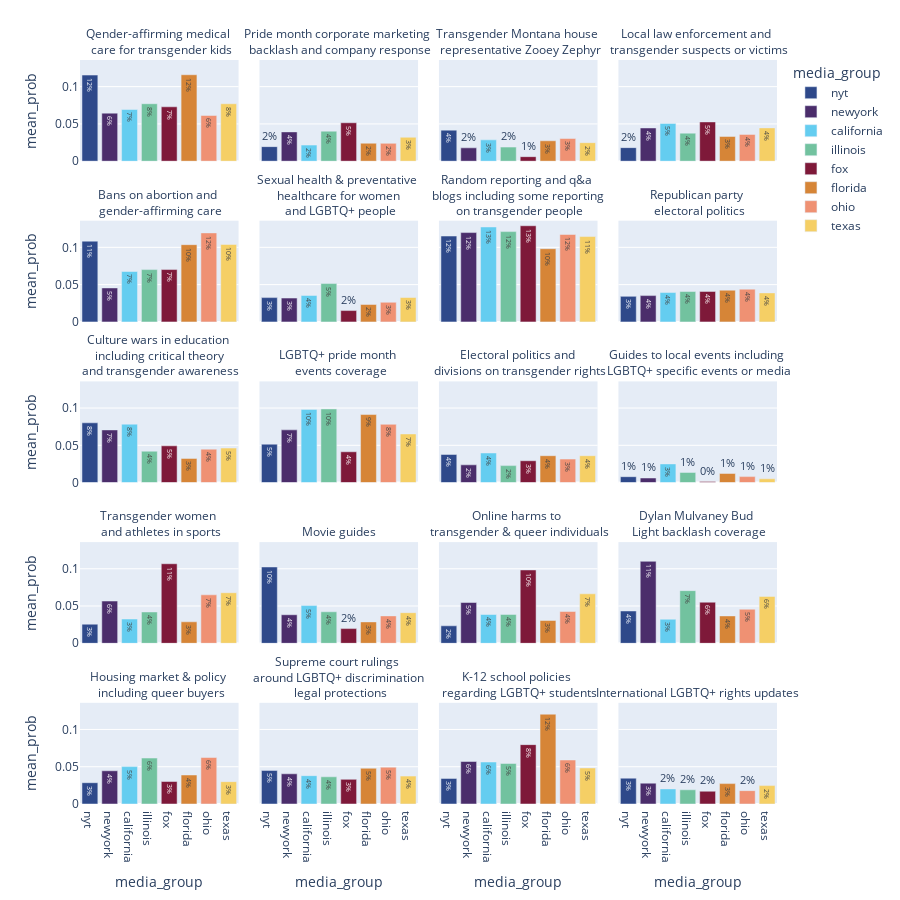

Write notebook code for a chart like this one.
### Code cell
topic_per_media=px.bar(media_topic_df,
y='mean_prob',
# x='topic_label',
color='media_group',
x='media_group',
height=900,
facet_col_wrap=4,
facet_col_spacing=0.03,
facet_row_spacing=0.08,
text=media_topic_df['mean_prob'].map(lambda x: f"{x:.0%}"),
color_discrete_map=collection_color_map,
category_orders={"media_group": [ 'nyt', 'newyork','california', 'illinois','fox','florida', 'ohio', 'texas', 
       ]},
facet_col='topic_label')

topic_per_media=topic_per_media.for_each_annotation(lambda a: a.update(text=a.text.split("=")[-1]))


topic_per_media.write_image(f'{plots_path}/collection_bar_facet.svg')

topic_per_media
